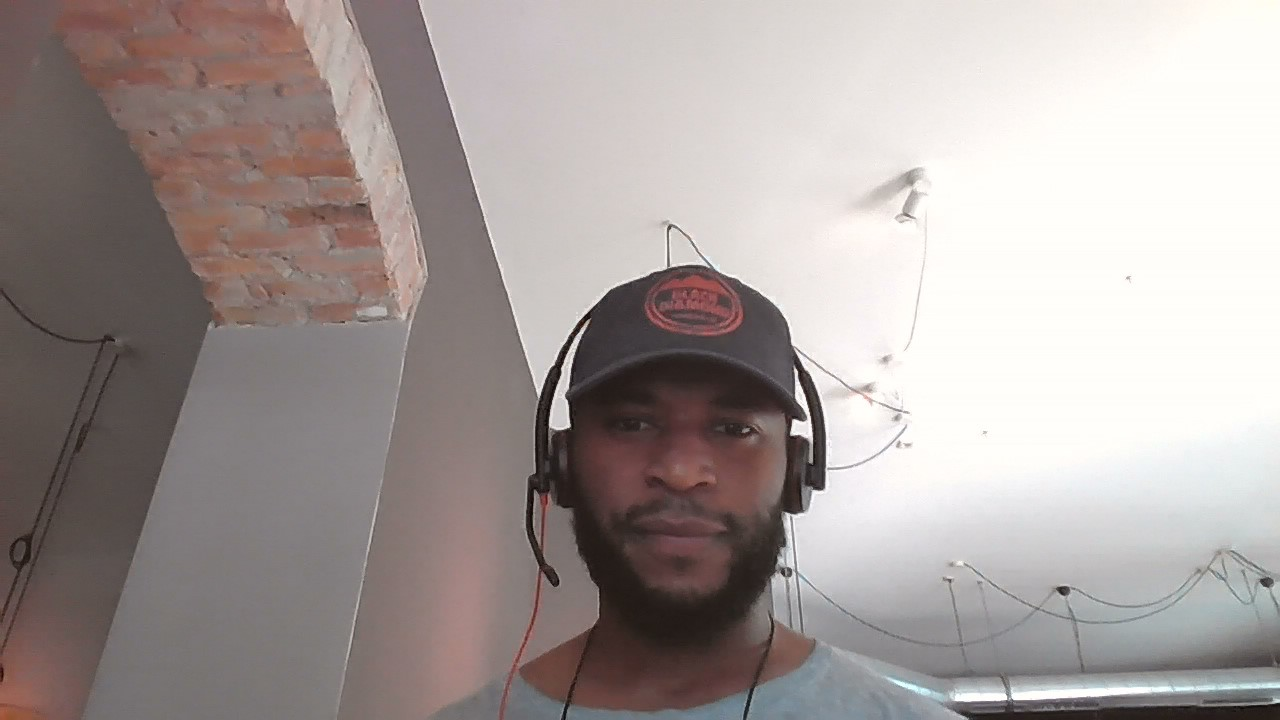
#> input picture imgs/WIN_20230908_15_24_38_Pro.jpg, 1280 x 720 px; its folder holds only this picture in this run
$ python main.py
#> lines starting #> are read from the running program, lines starting #| are printed output that depends on the picture
# This code edits photos. to get more information about the details of this library you can check out the documentation below:
#  https://pillow.readthedocs.io/en/stable/

from PIL import Image, ImageEnhance, ImageFilter, ImageDraw
import os

path = './imgs' #path to the images
pathOut = '/editedImg'
path = os.path.expanduser(path)

for filename in os.listdir(path):
    # identify img to change
    img= Image.open(f"{path}/{filename}")
#> img is the input picture: PIL image 1280x720 RGB; mean R, G, B 165.9, 157.1, 154.8

    # Manipulate images
    # --grey scale and enlarge
    edit = img.filter(ImageFilter.SHARPEN).convert('L')
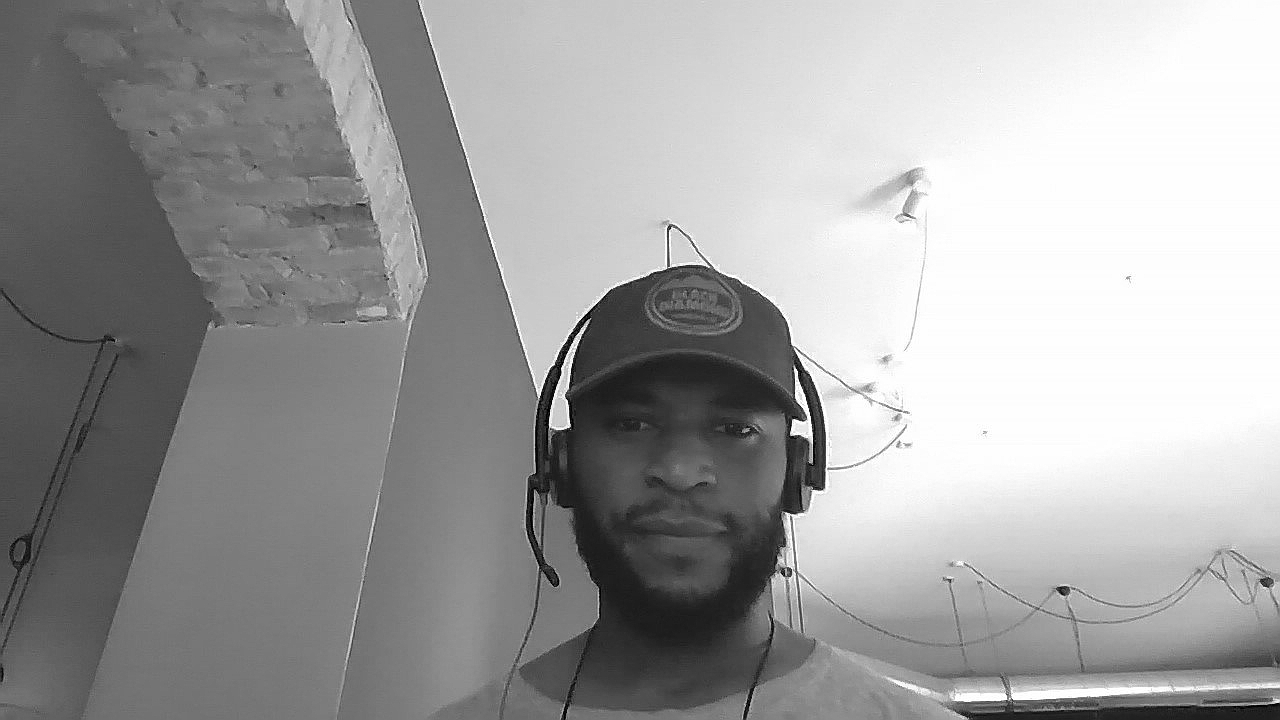
#> edit: PIL image 1280x720 L; min 0, max 255, mean 159.5
    factor = 1.2
    enhancer = ImageEnhance.Contrast(edit)
    edit = enhancer.enhance(factor)
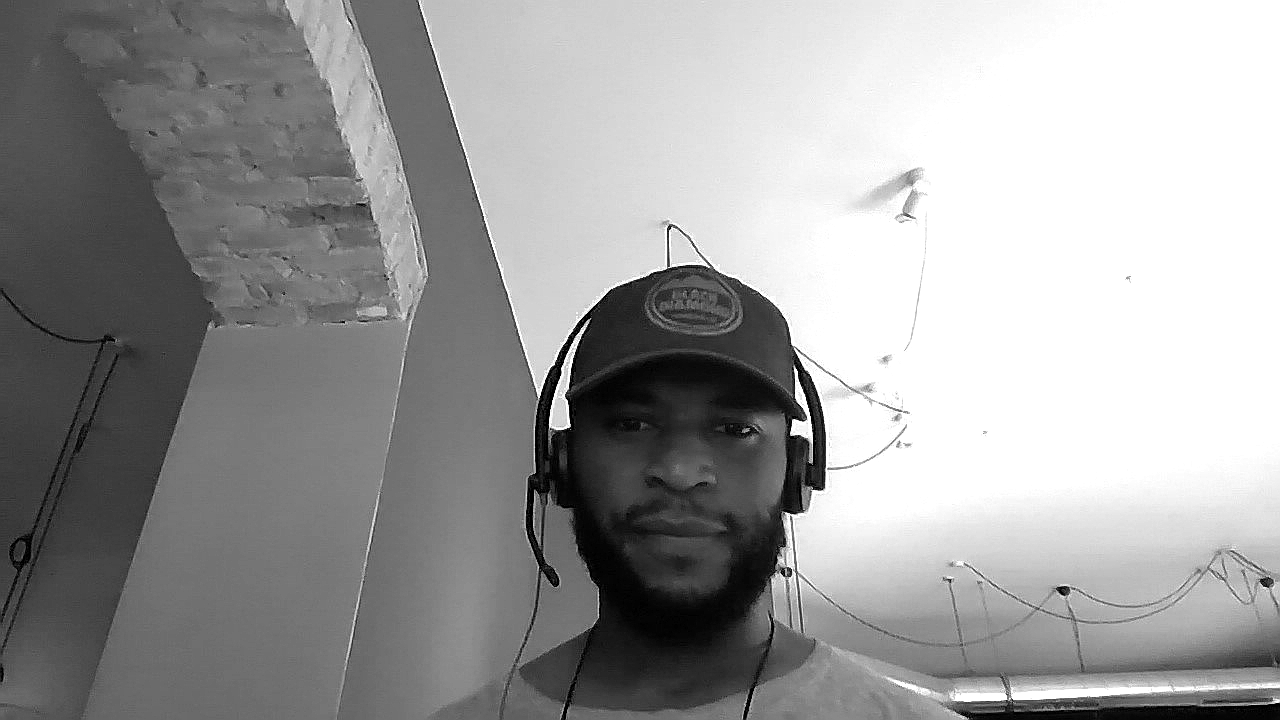
#> edit: PIL image 1280x720 L; min 0, max 255, mean 156.2

    # save to directory
    clean_name = os.path.splitext(filename)[0]
    edit.save(f'.{pathOut}/{clean_name}_edited.jpg')


# Remember:
# make sure you are running the code from the directory of you project
